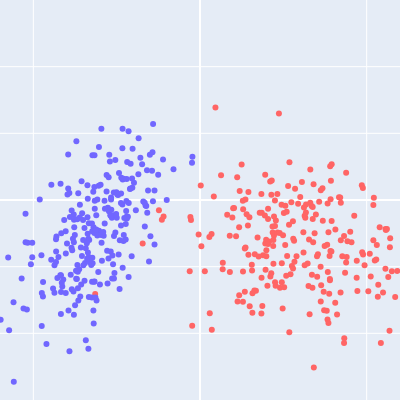

Here is the notebook cell this chart was saved with:
### Code cell
N = 250
C = 2

np.random.set_state(state)
centers = np.random.uniform(-5, 5, (C, 2))

# random covariance matrix
spreads = []
for _ in range(C):
	A = (np.random.rand(2, 2) - 0.5) * 3
	cov = np.dot(A, A.transpose())  # make it symmetric positive definite
	spreads.append(cov)

points = []
for i in range(C):
	pts = np.random.multivariate_normal(mean=centers[i], cov=spreads[i], size=N)
	points.append(pts)
 
points = np.vstack(points)
labels = np.array([i for i in range(C) for _ in range(N)])

fig = px.scatter(x=points[:, 0], y=points[:, 1], color=labels.astype(str), color_discrete_sequence=colors)
fig.update_layout(showlegend=False, width=400, height=400, margin=dict(l=0, r=0, t=0, b=0))
fig.update_xaxes(title_text=None, range=[-6, 6], showticklabels=False)
fig.update_yaxes(title_text=None, range=[-6, 6], showticklabels=False)

### Figure 1 — Plotly figure (JSON) as saved in the notebook; plotly's stock layout.template omitted (floating-point values rounded to 4 significant figures; data arrays with more than 128 entries replaced by an {"elided": "..."} marker saying what was removed)
{"data": [{"hovertemplate": "color=0<br>x=%{x}<br>y=%{y}<extra></extra>", "legendgroup": "0", "marker": {"color": "#FF6565", "symbol": "circle"}, "mode": "markers", "name": "0", "orientation": "v", "showlegend": true, "type": "scatter", "x": {"elided": "250 float values"}, "xaxis": "x", "y": {"elided": "250 float values"}, "yaxis": "y"}, {"hovertemplate": "color=1<br>x=%{x}<br>y=%{y}<extra></extra>", "legendgroup": "1", "marker": {"color": "#7167FF", "symbol": "circle"}, "mode": "markers", "name": "1", "orientation": "v", "showlegend": true, "type": "scatter", "x": {"elided": "250 float values"}, "xaxis": "x", "y": {"elided": "250 float values"}, "yaxis": "y"}], "layout": {"height": 400, "legend": {"title": {"text": "color"}, "tracegroupgap": 0}, "margin": {"b": 0, "l": 0, "r": 0, "t": 0}, "showlegend": false, "width": 400, "xaxis": {"anchor": "y", "domain": [0, 1], "range": [-6, 6], "showticklabels": false, "title": {}}, "yaxis": {"anchor": "x", "domain": [0, 1], "range": [-6, 6], "showticklabels": false, "title": {}}}}
